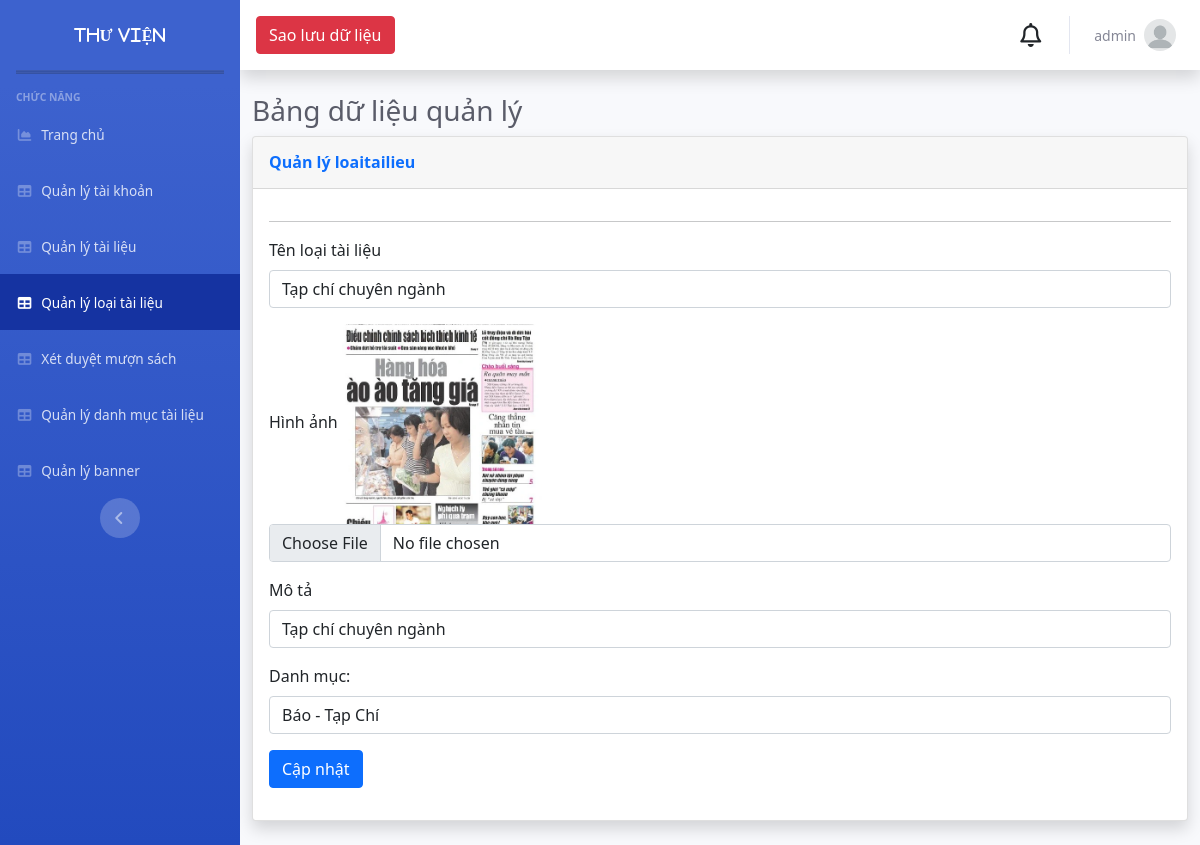
Screenshot of /Admin/index.php?mod=loaitailieu&act=edit&id=14 (signed in) with the database file from the repository.
### tables this page shows
CREATE TABLE `loaitailieu` (
  `MaTaiLieu` int NOT NULL,
  `TenLoaiTaiLieu` varchar(70) NOT NULL,
  `HinhAnh` varchar(200) NOT NULL,
  `Mota` varchar(200) NOT NULL,
  `MaDM` int NOT NULL
);

CREATE TABLE `danhmuc` (
  `MaDM` int NOT NULL,
  `TenDM` varchar(255) DEFAULT NULL
);

### Admin/MVC/controllers/LoaisanphamController.php (called while the page is built, shortened)
<?php
require_once("MVC/Models/loaisanpham.php");
class LoaisanphamController
{
	var $loaisanpham_model;
	function __construct()
	{
		$this->loaisanpham_model = new loaisanpham();
	}
	public function edit()
	{
		$id = isset($_GET['id']) ? $_GET['id'] : 5;
		$data_detail = $this->loaisanpham_model->find($id);
		$data = $this->loaisanpham_model->danhmuc();
		require_once("MVC/Views/Admin/index.php");
	}
}

### Admin/MVC/Models/connection.php (called while the page is built, shortened)
<?php
class Connection
{
    function __construct()
    {
        $severname = "localhost";
        $username = "root";
        $password = "";
        $db_name = "thuvien";
        $this->conn = new mysqli($severname, $username, $password, $db_name);
    }
}

### Admin/MVC/Models/model.php (called while the page is built, shortened)
<?php
require_once("connection.php");
class Model
{
    var $conn;
    var $table;
    var $contens;
    function __construct()
    {
        $conn_obj = new Connection();
        $this->conn = $conn_obj->conn;
    }
    function find($id)
    {
        $query = "select * from $this->table where $this->contens =$id";
        return $this->conn->query($query)->fetch_assoc();
    }
}

### Admin/MVC/Models/loaisanpham.php (called while the page is built, shortened)
<?php
require_once("model.php");
class loaisanpham extends Model
{
    function danhmuc()
    {
        $query = "select * from danhmuc ";
        require("result.php");
        return $data;
    }
}

### Admin/MVC/Models/result.php (called while the page is built)
<?php
$result = $this->conn->query($query);
$data = array();
while ($row = $result->fetch_assoc()) {
    $data[] = $row;
}
?>

### Admin/MVC/Views/loaisanpham/edit.php (the view, shortened to what this page needs)
<hr>
<table class="table table-bordered" id="dataTable" width="100%" cellspacing="0">
    <form action="?mod=loaitailieu&act=update" method="POST" role="form" enctype="multipart/form-data">
        <div class="form-group">
            <label for="">Tên loại tài liệu</label>
            <input type="text" class="form-control" id="" placeholder="" name="TenLoaiTaiLieu" value="<?= $data_detail['TenLoaiTaiLieu'] ?>">
        </div>
        <div class="form-group">
            <label for="">Hình ảnh</label>
            <img src="../public/img/company/<?= $data_detail['HinhAnh'] ?>" height="200px" width="200px">
            <input type="file" class="form-control" id="" placeholder="" name="HinhAnh">
        </div>
        <div class="form-group">
            <label for="">Mô tả</label>
            <input type="text" class="form-control" id="" placeholder="" name="MoTa" value="<?= $data_detail['Mota'] ?>">
        </div>
        <div class="form-group">
            <label for="cars">Danh mục: </label>
            <select id="" name="MaDM" class="form-control">
                <?php foreach ($data as $row) { ?>
                    <option <?= ($data_detail['MaDM'] == $row['MaDM']) ? 'selected' : '' ?> value="<?= $row['MaDM'] ?>"> <?= $row['TenDM'] ?></option>
                <?php } ?>
            </select>
        </div>
        <button type="submit" class="btn btn-primary">Cập nhật</button>
    </form>
</table>

### rows the page displays
loaitailieu: TenLoaiTaiLieu "Tạp chí chuyên ngành", HinhAnh (picture), MoTa "Tạp chí chuyên ngành", MaDM "Báo - Tạp Chí"

### other values shown
$_SESSION['login']['TaiKhoan'] "admin"
$mod "loaitailieu"
